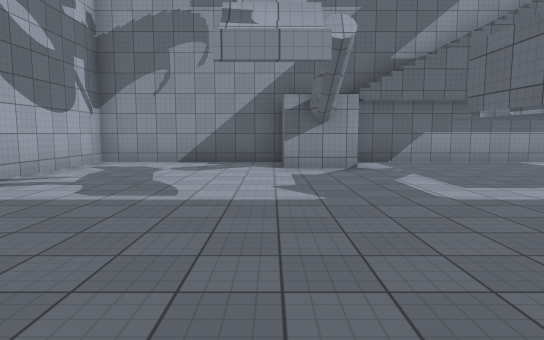
View 1 (above)

16 first-person views from a walk through a Unity game level. The camera is 1.5 m above the floor, tilts 6° down and sees 75° across. The floor is counted in squares, 2.06 m on a side. Each view is taken from the middle of a square. On the plan, view 1 faces up. The plan holds only what a view shows up to about 11 squares ahead; the rest is blank. The player is left out. Door leaves are left out, so doorways stand open. Some surface patterns are stand-ins.

View 2
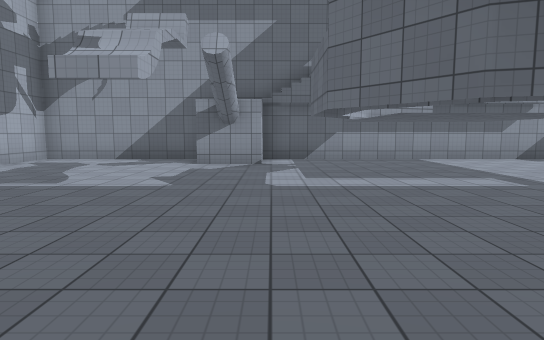

View 3
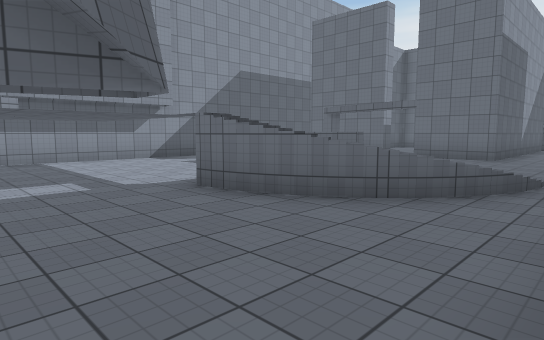

View 4
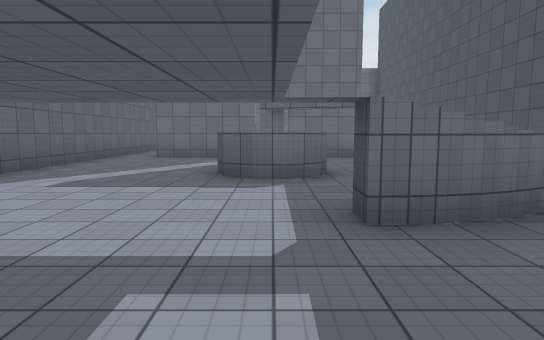

View 5
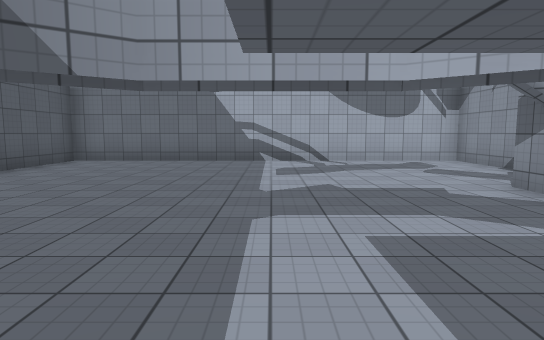

View 6
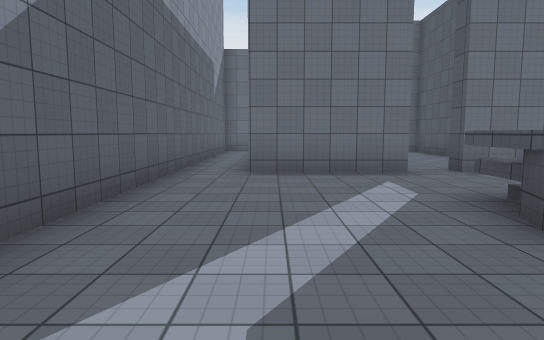

View 7
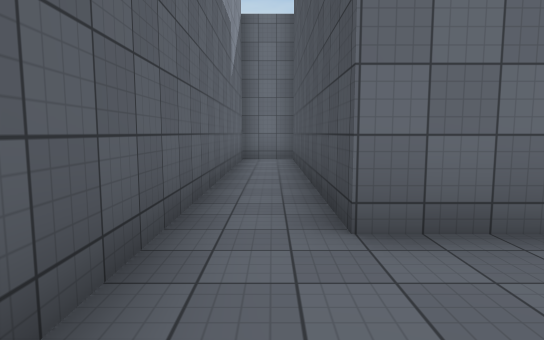

View 8
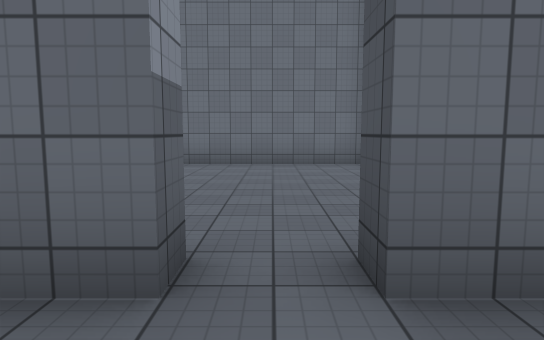

View 9
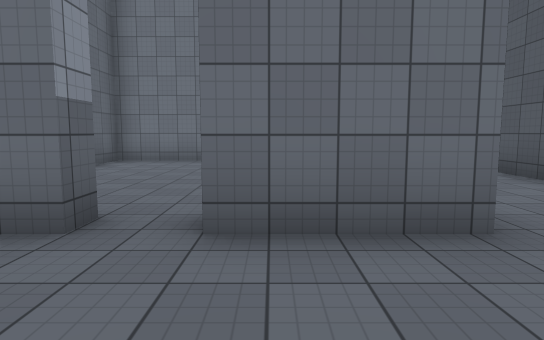

View 10
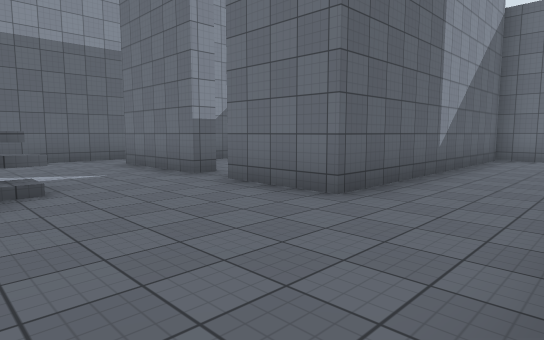

View 11
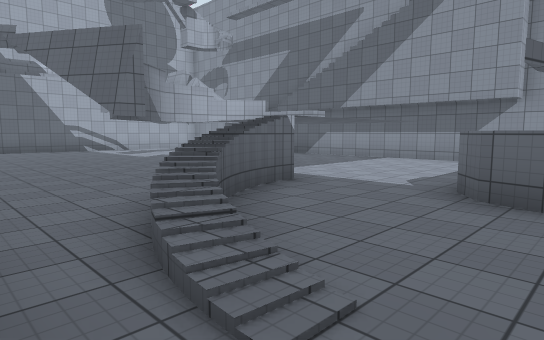

View 12
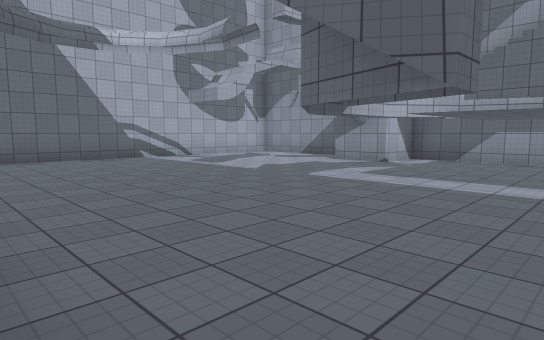

View 13
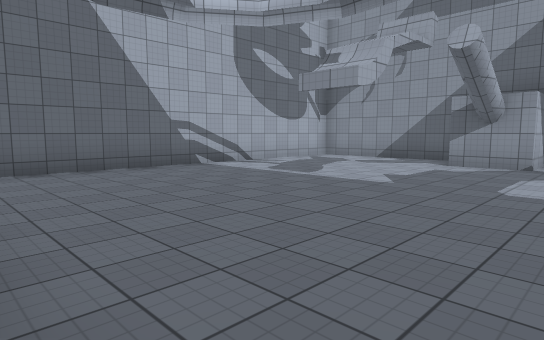

View 14
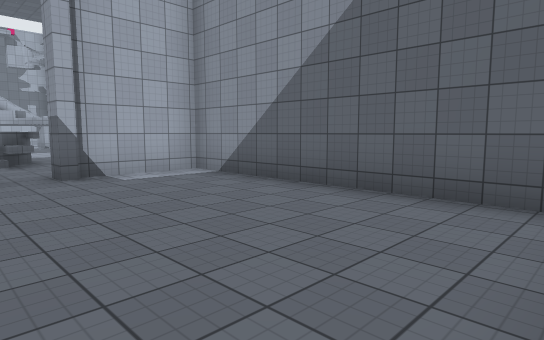

View 15
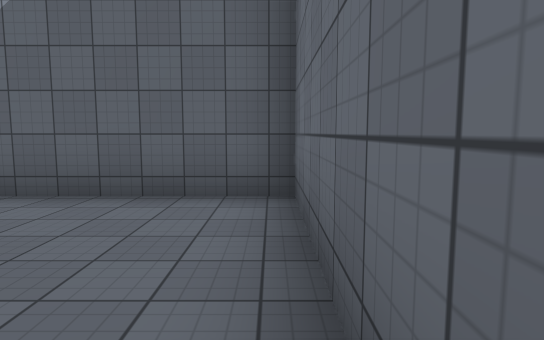

View 16
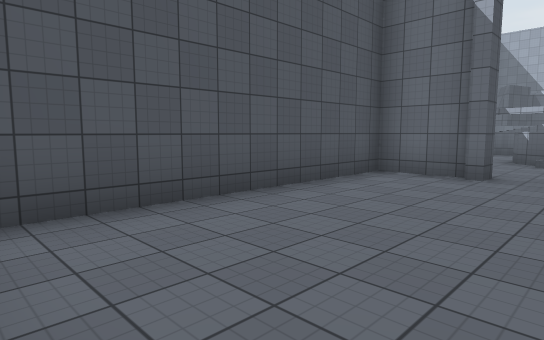

### Floor plan
Points are (right, up) in squares from view 1. A wall is a line through its corners. A room is listed if a view was taken in it or the views show most of it. See-through windows are left out.
Room 1 (views 1, 2, 3, 4, 5, 6, 7, 12, 13)
walls: (6.8, 2.8) (6.7, 3.3); (7, 1.8) (6.8, 2.5); (7.3, 1.4) (7, 1.9); (7.7, 0.8) (7.4, 1.2); (9.5, 3.7) (9.5, 4.3) (9.9, 4.8) (10.5, 5) (11.7, 5); (10.5, 5) (11.1, 4.8) (11.5, 4.3); (11.5, 5) (12, 4.8); (14.5, 4.5) (14.5, 7.4) (21.8, 7.4) (21.8, 8.8) (1.8, 8.8) (1.8, 7.3) (0.3, 7.3) (0.3, 8.8) (-4.2, 8.8) (-4.2, -1.2)
low walls: (8.2, 0.4) (7.9, 0.7); (8.8, 0) (8.4, 0.3); (11.1, 4.8) (11.8, 4.8) (12.2, 4.3)
ways out: opening at (8.5, 3) to room 2; opening at (9, -1) to room 2; opening at (13.5, 3.5) to room 2; open door at (15, 4) to room 3
Room 2 (views 8, 9, 10, 11)
walls: (11.5, 3.8) (11.1, 3.2) (10.5, 3) (9.9, 3.2) (9.5, 3.7); (12, 4.8) (11.1, 4.8); (21.8, 0.4) (21.8, 1.4) (14.5, 1.4) (14.5, 3.5)
low walls: (12.2, 4.3) (11.6, 4.3); (9.4, -0.2) (9, 0)
ways out: opening at (8.5, 3) to room 1; opening at (9, -1) to room 1; opening at (13.5, 3.5) to room 1
Room 3 (views 14, 15, 16)
walls: (14.8, 3.5) (14.8, 1.7) (20.6, 1.7); (21.3, 1.9) (21.3, 7) (14.8, 7) (14.8, 4.7)
ways out: open door at (15, 4) to room 1

Positions as (right, up) in squares from view 1, and headings:
1: (0, 0), facing up
2: (2, -1), facing up
3: (4, -1), facing up-right
4: (4, 4), facing right
5: (5, 4), facing left
6: (8, 7), facing right
7: (12, 8), facing right
8: (13, 4), facing right
9: (12, 3), facing right
10: (11, -1), facing up-right
11: (11, -1), facing up-left
12: (6, -1), facing up-left
13: (3, -1), facing up-left
14: (21, 3), facing up-left
15: (21, 3), facing up
16: (21, 5), facing down-left
